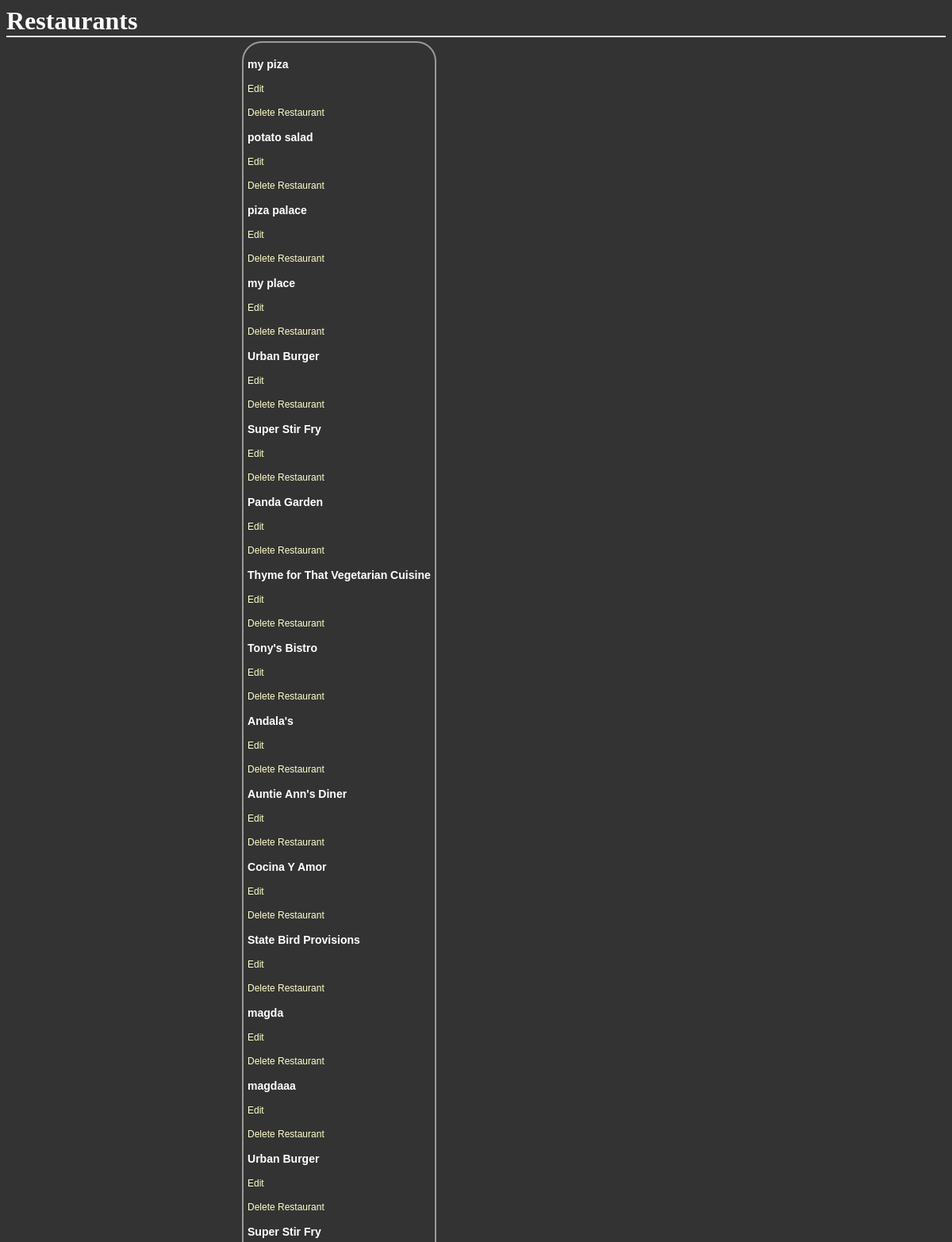
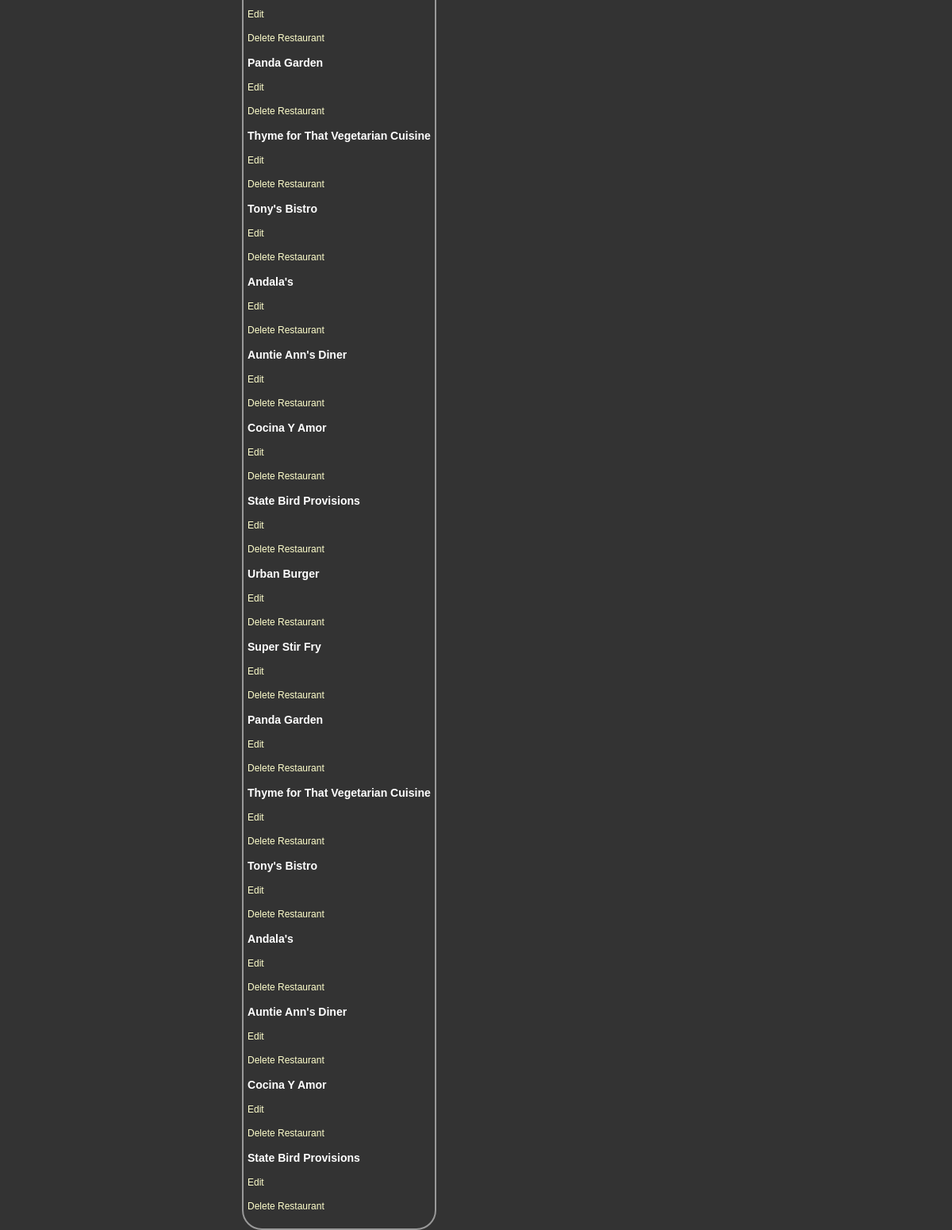
The page /restaurants/ on the database its author committed (2 pictures, top to bottom).
### database_setup.py (models this page shows)
class Restaurant(Base):
    __tablename__ = 'restaurant'
    id = Column(Integer, primary_key=True)
    name = Column(String(250), nullable=False)

### project.py (the view)
@app.route('/')
@app.route('/restaurants/')
def restaurants():
    restaurants = session.query(Restaurant).all()
    return render_template('restaurants.html', restaurants=restaurants)

### templates/restaurants.html
<html>
<head>
	<link rel=stylesheet type=text/css href="{{ url_for('static', filename='styles.css') }}">
	</head>
<body>
<h1>Restaurants</h1>
<div class = 'pane'>
{% for restaurant in restaurants %}
<div>
<a href = "{{url_for('restaurantMenu', restaurant_id = restaurant.id ,id = restaurant.id)}}"> <h3>{{restaurant.name}}</h3></a>
<p><a href='{{url_for('editRestaurants', id = restaurant.id)}}' >Edit</a></p>
<p> <a href = "#">Delete Restaurant</a> </p>
</div>
{% endfor %}
</div>
</body>
</html>

### static/styles.css (style rules this page uses)
body { font-family: sans-serif; background-color: #333333 }
h1, h2, h3, h4 { color: #ffffff; }
h1, h2 { font-family: 'georgia', serif; margin: 0; }
h1 { border-bottom: 2px solid #eee; }
p, dd, dt { color: #cccccc; }
a { text-decoration: none; color: #ffffcc; font-size: .75em; }
.pane { position: absolute; left: 25%; border: 2px solid; border-radius: 25px; padding: 5px; margin: 5px; border-color: #999999; background-color: #333333 }

### rows shown on the page
Restaurant: name "my piza"
Restaurant: name "potato salad"
Restaurant: name "piza palace"
Restaurant: name "my place"
Restaurant: name "Urban Burger"
Restaurant: name "Super Stir Fry"
Restaurant: name "Panda Garden"
Restaurant: name "Thyme for That Vegetarian Cuisine"
Restaurant: name "Tony's Bistro"
Restaurant: name "Andala's"
Restaurant: name "Auntie Ann's Diner"
Restaurant: name "Cocina Y Amor"
Restaurant: name "State Bird Provisions"
Restaurant: name "magda"
Restaurant: name "magdaaa"
Restaurant: name "Urban Burger"
Restaurant: name "Super Stir Fry"
Restaurant: name "Panda Garden"
Restaurant: name "Thyme for That Vegetarian Cuisine"
Restaurant: name "Tony's Bistro"
Restaurant: name "Andala's"
Restaurant: name "Auntie Ann's Diner"
Restaurant: name "Cocina Y Amor"
Restaurant: name "State Bird Provisions"
Restaurant: name "Urban Burger"
Restaurant: name "Super Stir Fry"
Restaurant: name "Panda Garden"
Restaurant: name "Thyme for That Vegetarian Cuisine"
Restaurant: name "Tony's Bistro"
Restaurant: name "Andala's"
Restaurant: name "Auntie Ann's Diner"
Restaurant: name "Cocina Y Amor"
Restaurant: name "State Bird Provisions"
